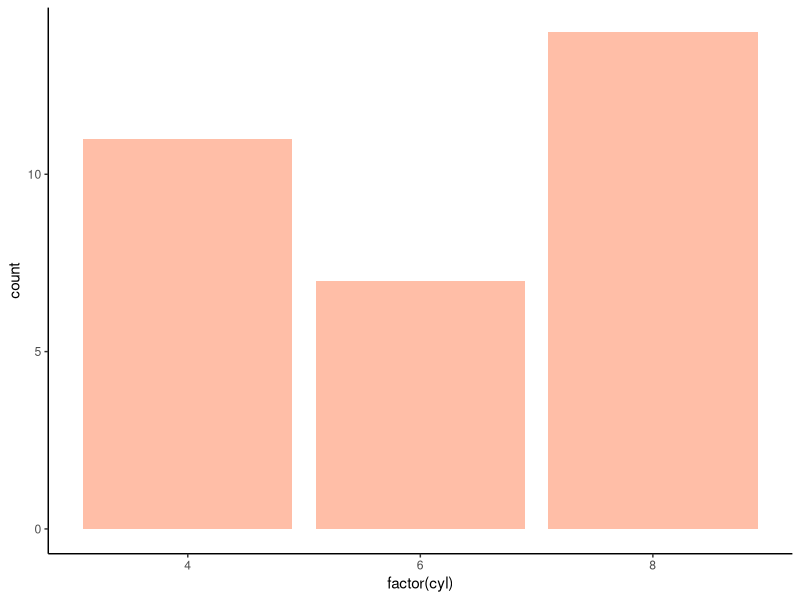
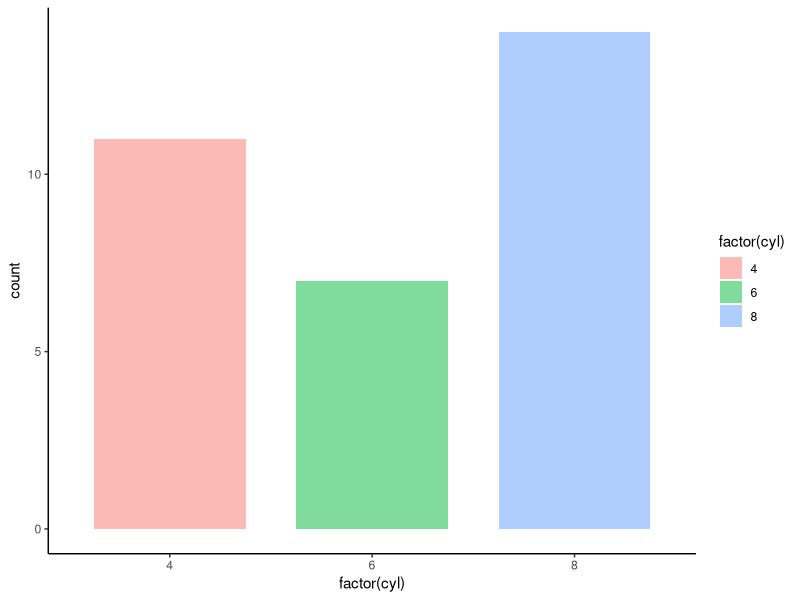

R code for these plots, in order: (Note: this script raises an error after producing the figures.)
library(ggplot2)

ggplot(mtcars, aes(x = factor(cyl))) +
  geom_bar(fill = "coral", alpha = 0.5) +
  theme_classic()

ggplot(mtcars, aes(x = factor(cyl), fill = factor(cyl))) +
  geom_bar(alpha = 0.5, width = 0.75) +
  theme_classic()

data_histogram <- mtcars %>%
  mutate(cyl = factor(cyl)) %>%
  group_by(cyl) %>%
  summarise(mean_mpg = round(mean(mpg), 2))

histo <- ggplot(data_histogram, aes(x = cyl, y = mean_mpg, fill = cyl)) +
  geom_bar(stat = "identity", width = 0.6) +
  coord_flip() +
  geom_text(
    aes(label = mean_mpg),
    hjust = 1.5,
    color = "white",
    size = 4
  ) +
  labs(title = "average mpg for each cyl") +
  theme_classic()

ggsave("bar-plot.png", plot = histo, width = 10, height = 10, units = "cm")
